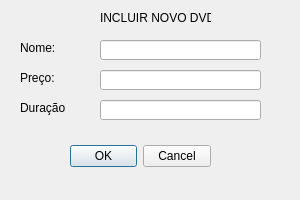
<?xml version="1.0" encoding="UTF-8"?>
<ui version="4.0">
 <class>IncluirDVD</class>
 <widget class="QDialog" name="IncluirDVD">
  <property name="geometry">
   <rect>
    <x>0</x>
    <y>0</y>
    <width>300</width>
    <height>200</height>
   </rect>
  </property>
  <property name="windowTitle">
   <string>Dialog</string>
  </property>
  <widget class="QDialogButtonBox" name="buttonBox">
   <property name="geometry">
    <rect>
     <x>70</x>
     <y>140</y>
     <width>141</width>
     <height>32</height>
    </rect>
   </property>
   <property name="orientation">
    <enum>Qt::Orientation::Horizontal</enum>
   </property>
   <property name="standardButtons">
    <set>QDialogButtonBox::StandardButton::Cancel|QDialogButtonBox::StandardButton::Ok</set>
   </property>
  </widget>
  <widget class="QLineEdit" name="lineEditNome">
   <property name="geometry">
    <rect>
     <x>100</x>
     <y>40</y>
     <width>161</width>
     <height>20</height>
    </rect>
   </property>
  </widget>
  <widget class="QLineEdit" name="lineEditPreco">
   <property name="geometry">
    <rect>
     <x>100</x>
     <y>70</y>
     <width>161</width>
     <height>20</height>
    </rect>
   </property>
  </widget>
  <widget class="QLineEdit" name="lineEditDuracao">
   <property name="geometry">
    <rect>
     <x>100</x>
     <y>100</y>
     <width>161</width>
     <height>20</height>
    </rect>
   </property>
  </widget>
  <widget class="QLabel" name="label">
   <property name="geometry">
    <rect>
     <x>100</x>
     <y>10</y>
     <width>111</width>
     <height>16</height>
    </rect>
   </property>
   <property name="text">
    <string>INCLUIR NOVO DVD</string>
   </property>
  </widget>
  <widget class="QLabel" name="label_2">
   <property name="geometry">
    <rect>
     <x>20</x>
     <y>40</y>
     <width>45</width>
     <height>15</height>
    </rect>
   </property>
   <property name="text">
    <string>Nome:</string>
   </property>
  </widget>
  <widget class="QLabel" name="label_3">
   <property name="geometry">
    <rect>
     <x>20</x>
     <y>70</y>
     <width>45</width>
     <height>15</height>
    </rect>
   </property>
   <property name="text">
    <string>Preço:</string>
   </property>
  </widget>
  <widget class="QLabel" name="label_4">
   <property name="geometry">
    <rect>
     <x>20</x>
     <y>100</y>
     <width>45</width>
     <height>15</height>
    </rect>
   </property>
   <property name="text">
    <string>Duração:</string>
   </property>
  </widget>
 </widget>
 <resources/>
 <connections>
  <connection>
   <sender>buttonBox</sender>
   <signal>accepted()</signal>
   <receiver>IncluirDVD</receiver>
   <slot>accept()</slot>
   <hints>
    <hint type="sourcelabel">
     <x>248</x>
     <y>254</y>
    </hint>
    <hint type="destinationlabel">
     <x>157</x>
     <y>274</y>
    </hint>
   </hints>
  </connection>
  <connection>
   <sender>buttonBox</sender>
   <signal>rejected()</signal>
   <receiver>IncluirDVD</receiver>
   <slot>reject()</slot>
   <hints>
    <hint type="sourcelabel">
     <x>316</x>
     <y>260</y>
    </hint>
    <hint type="destinationlabel">
     <x>286</x>
     <y>274</y>
    </hint>
   </hints>
  </connection>
 </connections>
</ui>
